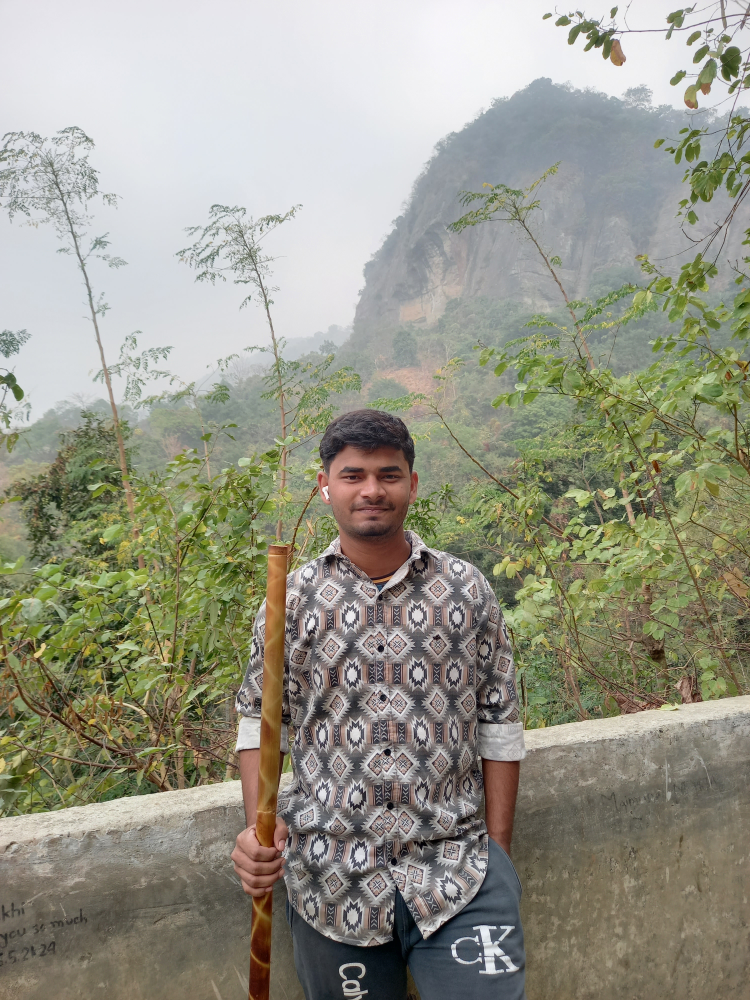
#> input picture opencv/photoss/sup.jpg, 3000 x 4000 px, found by its file name (shown at 1/4 size)
$ python img_resize.py
#> lines starting #> are read from the running program, lines starting #| are printed output that depends on the picture
import cv2 as cv

print("Script started")

path = r"D:\python\opencv\photoss\sup.jpg"

# Read the image
img = cv.imread(path)
#> img is the input picture: shape (4000, 3000, 3); mean B, G, R 135.6, 150.3, 150.9

if img is None:
    print("Image NOT loaded")
    input("Press Enter to exit...")
else:
    print("Image loaded")

    # Resize the image to 300x300 pixels (for example)
    resized_img = cv.resize(img, (500, 500))  # (width, height)
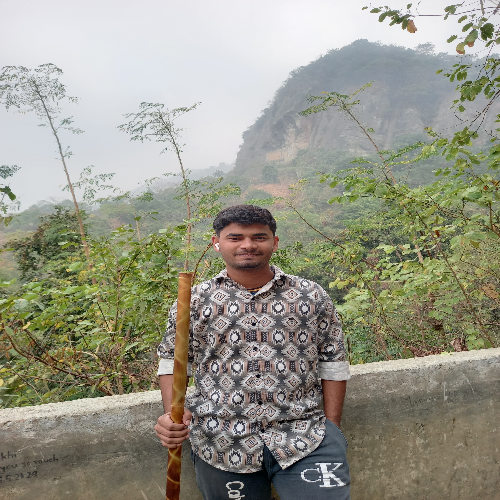
#> resized_img: shape (500, 500, 3); mean B, G, R 135.7, 150.4, 151

    # Display the resized image
    cv.imshow("Resized sup", resized_img)
    cv.waitKey(0)
    cv.destroyAllWindows()

    # Optionally, save the resized image
    cv.imwrite(r"D:\python\opencv\photoss\sup_resized.jpg", resized_img)
    print("Resized image saved")

$ run again, with opencv/photoss/ades_mosquito.jpg copied over opencv/photoss/sup.jpg
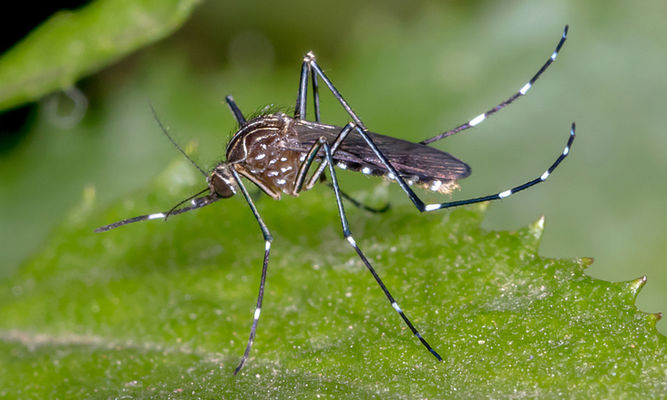
#> input picture opencv/photoss/ades_mosquito.jpg, 667 x 400 px, found by its file name
#> img is the input picture: shape (400, 667, 3); mean B, G, R 67.3, 135, 115.2
#> `resized_img = cv.resize(img, (500, 500))`:
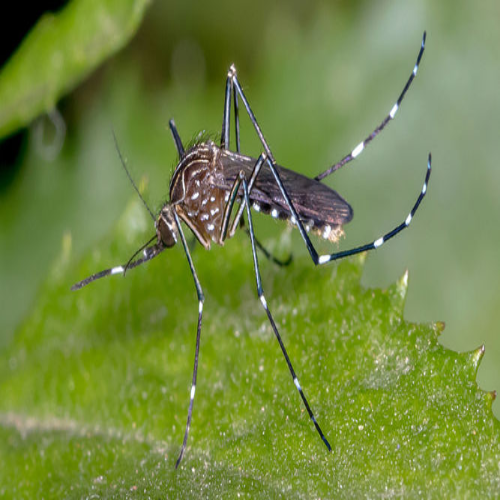
#> resized_img: shape (500, 500, 3); mean B, G, R 67.2, 135, 115.1
